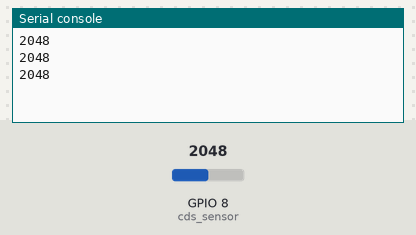
Bench run of a program on a simulated ESP32 board running MicroPython. Parts: the last lines printed to the serial console. The test bench sets the inputs (shaded band); at power-on: GPIO 8 (cds_sensor) = 2048 (analog values on the 0–4095 scale).

Above: at 1.2 s.
1.3 s: GPIO 8 (cds_sensor) set to 2866
At 1.9 s:
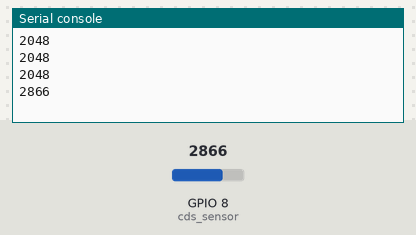
2.8 s: GPIO 8 (cds_sensor) set to 3603
At 3.4 s:
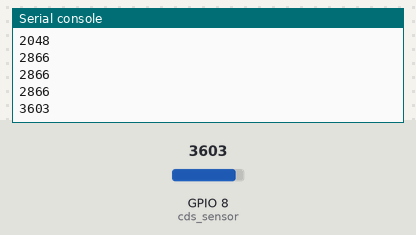
Timing chart, 0 to 5.8 s (numbered marks = the images above; inputs shaded):
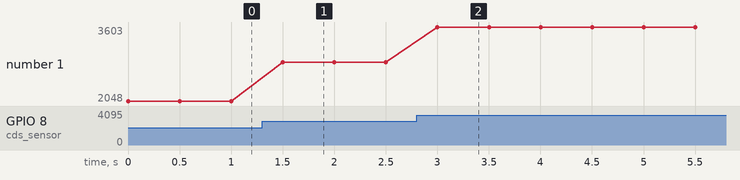

Measured:
- after the input at 1.3 s, the serial console: prints a new line after 0.20 s (image 1)
- after the input at 2.8 s, the serial console: prints a new line after 0.20 s (image 2)
- plotted number 1: 2048 → 2866 after the input at 1.3 s, 2866 → 3603 after the input at 2.8 s

The program:

4-4.________1.py
```python
from machine import Pin
from machine import ADC
import time

cds_sensor=ADC(Pin(8))
cds_sensor.atten(ADC.ATTN_11DB)

while True:
    cds_value = cds_sensor.read()
    print(cds_value)
    time.sleep(0.5)
```
